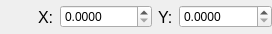
<?xml version="1.0" encoding="UTF-8"?>
<ui version="4.0">
 <class>PointFields</class>
 <widget class="QWidget" name="PointFields">
  <property name="geometry">
   <rect>
    <x>0</x>
    <y>0</y>
    <width>272</width>
    <height>34</height>
   </rect>
  </property>
  <property name="windowTitle">
   <string>Form</string>
  </property>
  <property name="layoutDirection">
   <enum>Qt::LeftToRight</enum>
  </property>
  <layout class="QHBoxLayout" name="horizontalLayout">
   <property name="leftMargin">
    <number>0</number>
   </property>
   <property name="topMargin">
    <number>0</number>
   </property>
   <property name="rightMargin">
    <number>0</number>
   </property>
   <property name="bottomMargin">
    <number>0</number>
   </property>
   <item>
    <widget class="QPushButton" name="actionButton">
     <property name="maximumSize">
      <size>
       <width>32</width>
       <height>16777215</height>
      </size>
     </property>
     <property name="text">
      <string/>
     </property>
     <property name="icon">
      <iconset theme="list-remove"/>
     </property>
     <property name="iconSize">
      <size>
       <width>16</width>
       <height>16</height>
      </size>
     </property>
     <property name="flat">
      <bool>true</bool>
     </property>
    </widget>
   </item>
   <item>
    <layout class="QHBoxLayout" name="xHorizontalLayout" stretch="0,0">
     <item>
      <widget class="QLabel" name="xLabel">
       <property name="font">
        <font>
         <pointsize>12</pointsize>
        </font>
       </property>
       <property name="text">
        <string>X:</string>
       </property>
      </widget>
     </item>
     <item>
      <widget class="QDoubleSpinBox" name="xDoubleSpinBox">
       <property name="sizePolicy">
        <sizepolicy hsizetype="Minimum" vsizetype="Fixed">
         <horstretch>1</horstretch>
         <verstretch>0</verstretch>
        </sizepolicy>
       </property>
       <property name="decimals">
        <number>4</number>
       </property>
      </widget>
     </item>
    </layout>
   </item>
   <item>
    <layout class="QHBoxLayout" name="yHorizontalLayout" stretch="0,0">
     <item>
      <widget class="QLabel" name="yLabel">
       <property name="font">
        <font>
         <pointsize>12</pointsize>
        </font>
       </property>
       <property name="text">
        <string>Y:</string>
       </property>
      </widget>
     </item>
     <item>
      <widget class="QDoubleSpinBox" name="yDoubleSpinBox">
       <property name="sizePolicy">
        <sizepolicy hsizetype="Minimum" vsizetype="Fixed">
         <horstretch>1</horstretch>
         <verstretch>0</verstretch>
        </sizepolicy>
       </property>
       <property name="decimals">
        <number>4</number>
       </property>
      </widget>
     </item>
    </layout>
   </item>
  </layout>
 </widget>
 <resources/>
 <connections/>
</ui>
